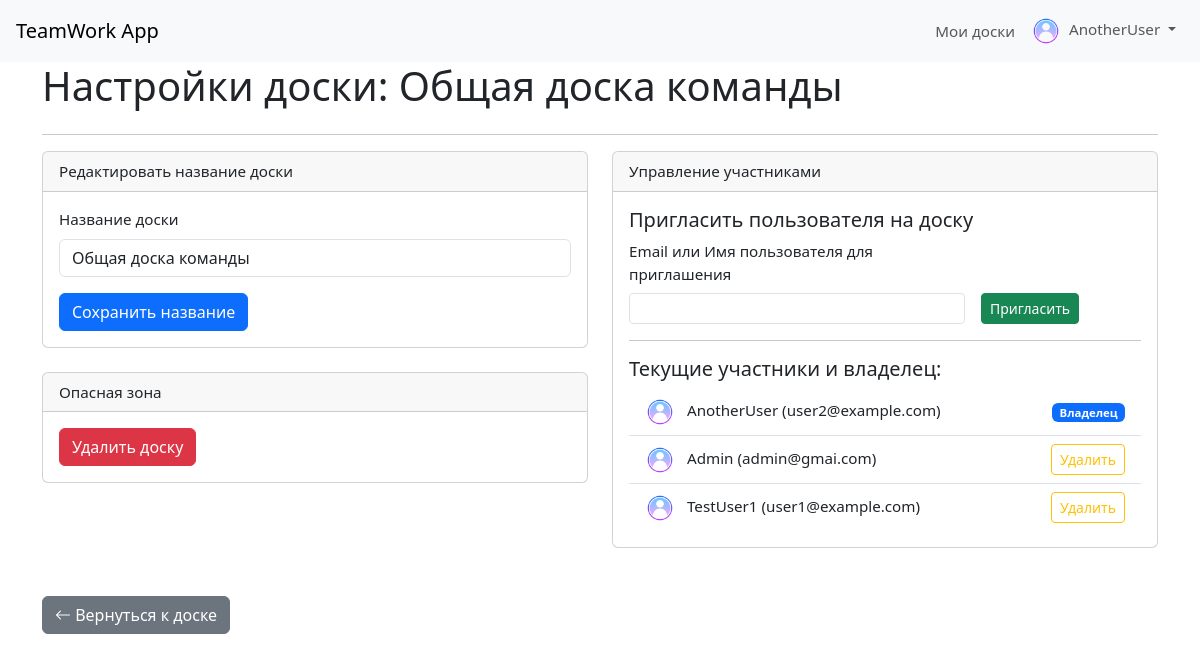
/boards/3/edit (signed in), run on the app's committed database.
### app/models.py (models this page shows, shortened)
class User(UserMixin, db.Model):
    id = db.Column(db.Integer, primary_key=True)
    username = db.Column(db.String(64), index=True, unique=True, nullable=False)
    email = db.Column(db.String(120), index=True, unique=True, nullable=False)
    password_hash = db.Column(db.String(256))
    avatar_url = db.Column(db.String(200), nullable=True, default='default_avatar.png')
    is_admin = db.Column(db.Boolean, nullable=False, default=False)
    owned_boards = db.relationship('Board', backref='owner', lazy='dynamic', foreign_keys='Board.user_id', cascade="all, delete-orphan")
    shared_boards = db.relationship('Board', secondary=board_members, lazy='dynamic',
                                    backref=db.backref('members', lazy='dynamic'))
    def can_delete_board(self, board):
        return board.owner == self
    def get_avatar(self):
        if self.avatar_url and self.avatar_url != 'default_avatar.png':
             return url_for('static', filename=f'avatars/{self.avatar_url}')
        return url_for('static', filename='images/default_avatar.png')

class Board(db.Model):
    id = db.Column(db.Integer, primary_key=True)
    name = db.Column(db.String(100), nullable=False)
    user_id = db.Column(db.Integer, db.ForeignKey('user.id'), nullable=False)
    columns = db.relationship('Column', backref='board', lazy=True, cascade="all, delete-orphan", order_by='Column.position')
    tags = db.relationship('Tag', backref='board', lazy='dynamic', cascade="all, delete-orphan") # Связь с тегами

### app/routes.py (the view)
@app.route('/boards/<int:board_id>/edit', methods=['GET', 'POST'])
@login_required
def edit_board(board_id):
    board = Board.query.get_or_404(board_id)
    if not current_user.can_delete_board(board):
        flash('У вас нет прав для редактирования этой доски.', 'danger')
        return redirect(url_for('view_board', board_id=board.id))
    form = BoardForm(obj=board if request.method == 'GET' else None)
    invite_form = InviteUserForm()
    if form.validate_on_submit() and 'submit_board_name' in request.form:
        board.name = form.name.data
        db.session.commit()
        flash('Название доски успешно обновлено!', 'success')
        return redirect(url_for('edit_board', board_id=board.id))
    if request.method == 'GET':
        form.name.data = board.name
    board_members_list = board.members.all()
    is_owner = (current_user == board.owner)
    return render_template('edit_board.html', title=f'Настройки доски: {board.name}',
                           form=form, invite_form=invite_form, board=board,
                           board_members=board_members_list, is_owner=is_owner)

### app/forms.py
class BoardForm(FlaskForm):
    name = StringField('Название доски',
                       validators=[DataRequired(message="Название доски не может быть пустым."),
                                   Length(min=1, max=100, message="Название должно быть от 1 до 100 символов.")])
    submit = SubmitField('Создать/Сохранить доску')

class InviteUserForm(FlaskForm):
    email_or_username = StringField('Email или Имя пользователя для приглашения',
                                    validators=[DataRequired(message="Введите email или имя пользователя.")])
    submit_invite = SubmitField('Пригласить')

### app/models.py (called while the page is built)
@login_manager.user_loader
def load_user(user_id):
    return User.query.get(int(user_id))

### app/templates/edit_board.html (shortened to what this page needs)
{% extends "base.html" %}
{% block content %}
    <h1>{{ title }}</h1>
    <hr>
    <div class="row">
        <div class="col-md-6">
            <div class="card mb-4">
                <div class="card-header">
                    Редактировать название доски
                </div>
                <div class="card-body">
                    <form action="{{ url_for('edit_board', board_id=board.id) }}" method="post" novalidate>
                        <div class="mb-3">
                            {{ form.name.label(class="form-label") }}
                            {{ form.name(class="form-control" + (" is-invalid" if form.name.errors else ""), size=40) }}
                        </div>
                        {{ form.submit(value="Сохранить название", class="btn btn-primary") }}
                    </form>
                </div>
            </div>
            <div class="card mb-4">
                <div class="card-header">
                    Опасная зона
                </div>
                <div class="card-body">
                    <form action="{{ url_for('delete_board', board_id=board.id) }}" method="post" onsubmit="return confirm('Вы уверены, что хотите удалить доску \'{{ board.name }}\'? Все колонки и карточки в ней также будут удалены!');">
                        <button type="submit" class="btn btn-danger">Удалить доску</button>
                    </form>
                </div>
            </div>
        </div>
        <div class="col-md-6" id="members-management">
            {% if is_owner %}
            <div class="card mb-4">
                <div class="card-header">
                    Управление участниками
                </div>
                <div class="card-body">
                    <h5>Пригласить пользователя на доску</h5>
                    <form action="{{ url_for('invite_to_board', board_id=board.id) }}" method="post" novalidate class="row g-3 align-items-end">
                        <div class="col-md-8">
                            {{ invite_form.email_or_username.label(class="form-label") }}
                            {{ invite_form.email_or_username(class="form-control form-control-sm" + (" is-invalid" if invite_form.email_or_username.errors else "")) }}
                        </div>
                        <div class="col-auto">
                            {{ invite_form.submit_invite(class="btn btn-sm btn-success") }}
                        </div>
                    </form>
                    <hr>
                    <h5>Текущие участники и владелец:</h5>
                    <ul class="list-group list-group-flush">
                        <li class="list-group-item d-flex justify-content-between align-items-center">
                            <div>
                                <img src="{{ board.owner.get_avatar() }}" alt="Аватар {{ board.owner.username }}" class="rounded-circle me-2" style="width: 30px; height: 30px; object-fit: cover;" title="{{ board.owner.username }}">
                                {{ board.owner.username }} ({{ board.owner.email }})
                            </div>
                            <span class="badge bg-primary">Владелец</span>
                        </li>
                        {% set owner_id = board.owner.id %}
                        {% for member in board_members %}
                            {% if member.id != owner_id %}
                            <li class="list-group-item d-flex justify-content-between align-items-center">
                                <div>
                                    <img src="{{ member.get_avatar() }}" alt="Аватар {{ member.username }}" class="rounded-circle me-2" style="width: 30px; height: 30px; object-fit: cover;" title="{{ member.username }}">
                                    {{ member.username }} ({{ member.email }})
                                </div>
                                <form action="{{ url_for('remove_from_board', board_id=board.id, user_id=member.id) }}" method="post" onsubmit="return confirm('Удалить {{ member.username }} с этой доски?');" class="d-inline">
                                    <button type="submit" class="btn btn-sm btn-outline-warning">Удалить</button>
                                </form>
                            </li>
                            {% endif %}
                        {% endfor %}
                    </ul>
                </div>
            </div>
            {% endif %}
        </div>
    </div>
    <div class="mt-4">
         <a href="{{ url_for('view_board', board_id=board.id) }}" class="btn btn-secondary"><i class="bi bi-arrow-left"></i> Вернуться к доске</a>
    </div>
{% endblock %}

### app/templates/base.html (shortened to what this page needs)
<!doctype html>
<html lang="ru">
  <head>
    <link href="https://cdn.jsdelivr.net/npm/bootstrap@5.3.3/dist/css/bootstrap.min.css" rel="stylesheet">
    <link rel="stylesheet" href="https://cdn.jsdelivr.net/npm/bootstrap-icons@1.11.3/font/bootstrap-icons.min.css">
    <link rel="stylesheet" href="{{ url_for('static', filename='css/style.css') }}">
  </head>
  <body>
    <nav class="navbar navbar-expand-lg navbar-light bg-light">
      <div class="container-fluid px-3">
        <a class="navbar-brand me-auto" href="{{ url_for('index') }}">TeamWork App</a>
        <div class="collapse navbar-collapse" id="navbarNav">
          <ul class="navbar-nav ms-auto align-items-center">
            {% if current_user.is_authenticated %}
              <li class="nav-item">
                <a class="nav-link" href="{{ url_for('dashboard') }}">Мои доски</a>
              </li>
              <li class="nav-item dropdown">
                <a class="nav-link dropdown-toggle" href="#" id="navbarDropdownMenuLink" role="button" data-bs-toggle="dropdown" aria-expanded="false">
                  <img src="{{ current_user.get_avatar() }}" alt="Аватар" class="rounded-circle me-1" style="width: 30px; height: 30px; object-fit: cover;">
                  {{ current_user.username }}
                </a>
              </li>
            {% endif %}
          </ul>
        </div>
      </div>
    </nav>
    <div class="{% block page_container_class %}container{% endblock %}" id="pageContentArea">
      {% block content %}{% endblock %}
    </div>
  </body>
</html>

### app/static/css/style.css (style rules this page uses)
html, body { height: 100%; overflow-x: hidden; }
body { padding-bottom: 0; font-size: 0.95rem; display: flex; flex-direction: column; min-height: 100vh; }
#pageContentArea { flex-grow: 1; display: flex; flex-direction: column; }
nav.navbar { flex-shrink: 0; position: sticky; top: 0; z-index: 1030; width: 100%; }

### data on the page
User: get_avatar (placeholder picture), username "AnotherUser", owner.get_avatar (placeholder picture), owner.username "AnotherUser", owner.email "user2@example.com"
Board: name "Общая доска команды"
User: get_avatar (placeholder picture), username "Admin", email "admin@gmai.com"
User: get_avatar (placeholder picture), username "TestUser1", email "user1@example.com"

### other printed values
{{ title }} "Настройки доски: Общая доска команды"
{{ invite_form.email_or_username.label(class="form-label") }} "Email или Имя пользователя для приглашения"
